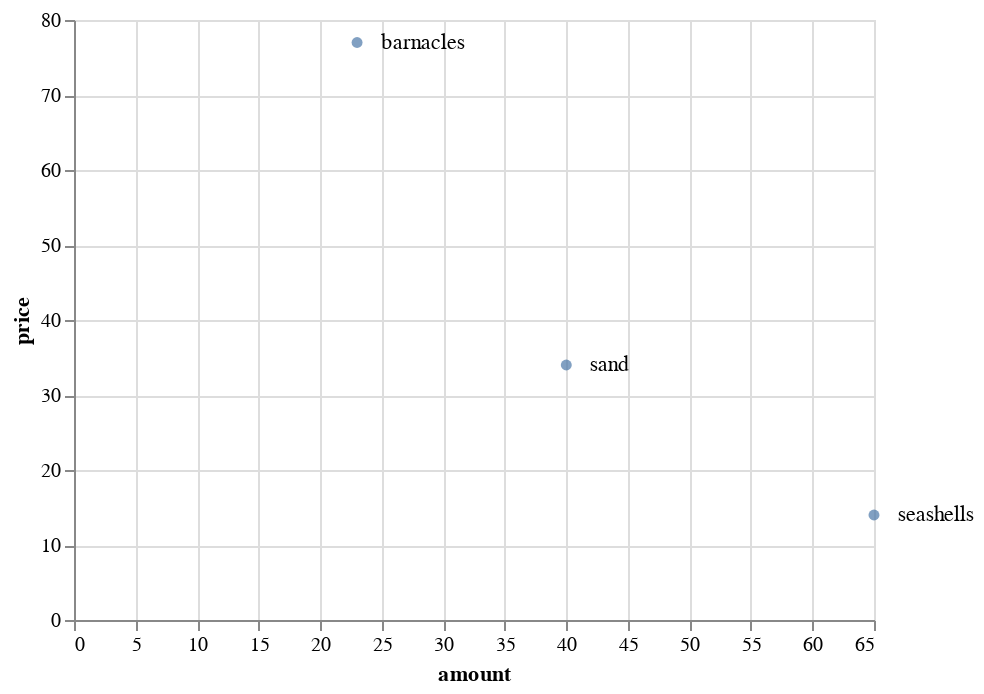

The code cell stored with this chart in its notebook:
### Markdown cell above
## Moving labels next to the points they're annotating

To move a label to the left or right, you need to do two things: change the alignment, and then nudge to prevent overlap. This means passing `align='left'` or `align='right'` to your `mark_text`, along with a `dx` that moves your text away from your point.

### Code cell
base = alt.Chart(df).encode(
    x='amount',
    y='price',
    text='name'
)

base.mark_circle() + base.mark_text(align='left', dx=12)

### Figure 1 — Vega-Lite specification as saved in the notebook (floating-point values rounded to 4 significant figures)
{"config": {"view": {"continuousWidth": 400, "continuousHeight": 300}}, "layer": [{"mark": "circle", "encoding": {"text": {"field": "name", "type": "nominal"}, "x": {"field": "amount", "type": "quantitative"}, "y": {"field": "price", "type": "quantitative"}}}, {"mark": {"type": "text", "align": "left", "dx": 12}, "encoding": {"text": {"field": "name", "type": "nominal"}, "x": {"field": "amount", "type": "quantitative"}, "y": {"field": "price", "type": "quantitative"}}}], "data": {"name": "data-29d3f18cf4848a095a8b607caba2e4e0"}, "$schema": "https://vega.github.io/schema/vega-lite/v4.17.0.json", "datasets": {"data-29d3f18cf4848a095a8b607caba2e4e0": [{"name": "seashells", "amount": 65, "price": 14}, {"name": "sand", "amount": 40, "price": 34}, {"name": "barnacles", "amount": 23, "price": 77}]}}
